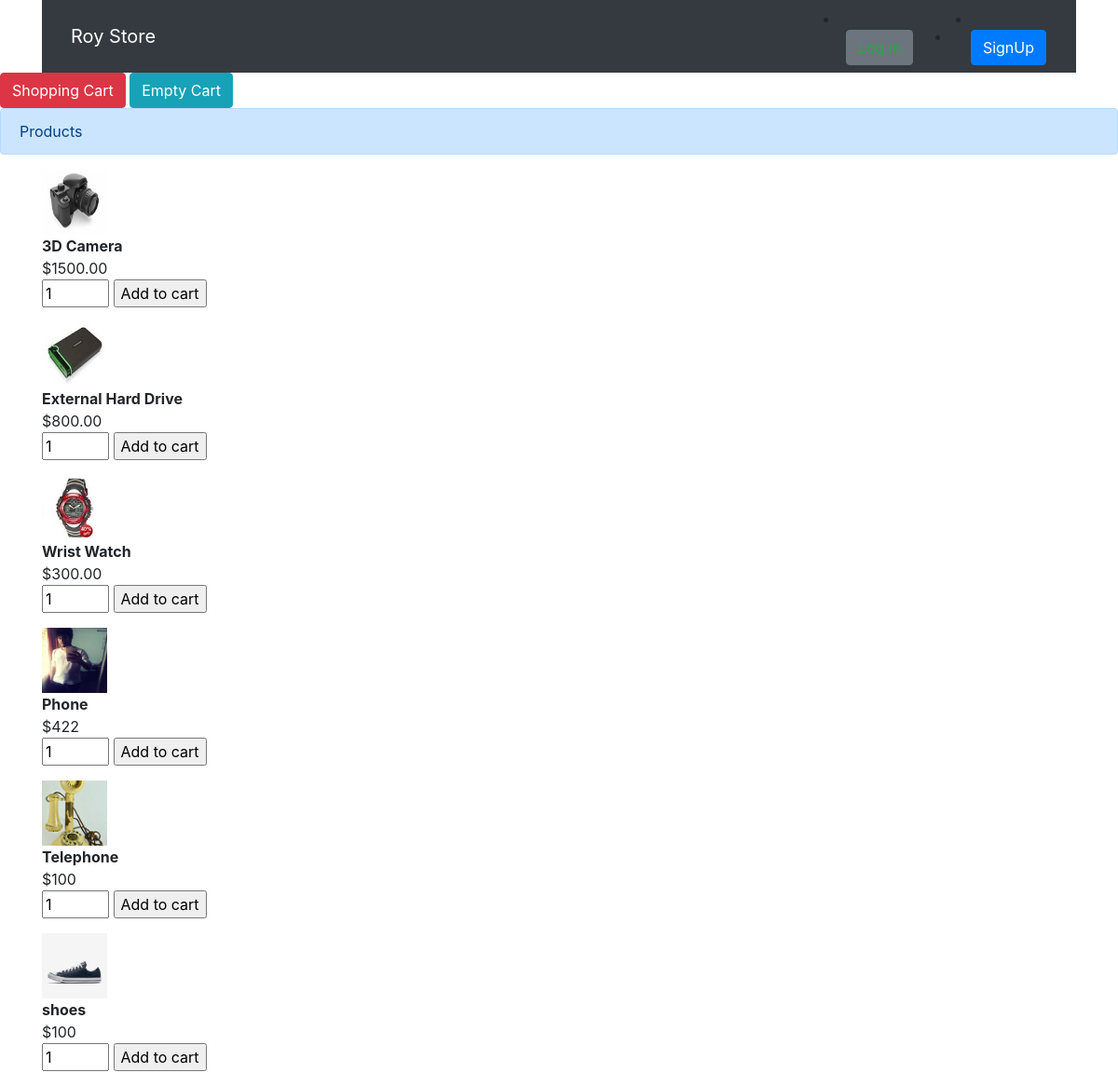
The page / on the database its author committed.
### tables this page shows
CREATE TABLE IF NOT EXISTS `tblproduct` (
  `id` int(8) NOT NULL AUTO_INCREMENT,
  `name` varchar(255) NOT NULL,
  `code` varchar(255) NOT NULL,
  `image` text NOT NULL,
  `price` varchar(10) NOT NULL,
  PRIMARY KEY (`id`),
  UNIQUE KEY `product_code` (`code`)
);

### index.php (the view, shortened to what this page needs)
<?php
require_once("db.php");
?>
<?php
include('header.php');
?>
<div class="container">
	 	<nav class="navbar navbar-expand-lg navbar-dark bg-dark navbar-fixed-top">
	<div class="container-fluid">
		 <a class="navbar-brand" href="#">Roy Store</a>
		</div>
  		<li>
		  <a
		   class="btn btn-secondary mx-4 text-success"
		   href="login.php">
		  </a>
        <li>
  		<li><a href="signup.php" class="mx-3 btn btn-primary">SignUp</a></li>
	</div>
<div id="shopping-cart">
<div class="btn btn-danger">Shopping Cart </div>
 <a class="btn btn-info" id="btnEmpty"
 href="index.php?action=empty">Empty Cart
</a>
</div>
<div id="product-grid">
	<div class="alert alert-primary" role="alert">
  Products
</div>
	<?php
			$sql = "SELECT * FROM tblproduct ORDER BY id ASC";
			$run = mysqli_query($conn , $sql);
			while($product_array=mysqli_fetch_assoc($run)) {
	if (!empty($product_array)) {
	?>
		<div class="container">
		  <div class="row">
		    <div class="col-sm">
				<div class="product-item" style="width:100%">
					<form method="post" action="index.php?action=add&code=
					<?php echo $product_array["code"]; ?>">
					<div class="product-image">
					<img style="width:70px; height:70px;" src="<?php echo $product_array["image"]; ?>"></div>
					<div><strong><?php echo $product_array["name"]; ?></strong></div>
					<div class="product-price"><?php echo "$".$product_array["price"]; ?></div>
					<div>
					<input type="text" name="quantity" value="1" size="2" />
					<input type="submit" value="Add to cart" class="btnAddAction" /></div>
					</form>
				</div>
		    </div>
		  </div>
		</div>
	<?php
			}
	}
	?>
</div>
<?php
include('footer.php');
?>

### header.php (shortened to what this page needs)
<HTML>
<HEAD>
<link href="css/bootstrap.min.css" type="text/css" rel="stylesheet" />
</HEAD>
<BODY>

### footer.php
</BODY>
</HTML>

### rows shown on the page
tblproduct: image (picture), name "3D Camera", price "1500.00"
tblproduct: image (picture), name "External Hard Drive", price "800.00"
tblproduct: image (picture), name "Wrist Watch", price "300.00"
tblproduct: image (picture), name "Phone", price "422"
tblproduct: image (picture), name "Telephone", price "100"
tblproduct: image (picture), name "shoes", price "100"
